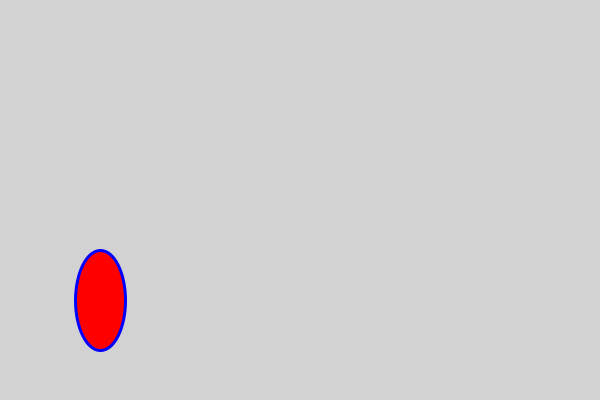
Frame 1 (no input)
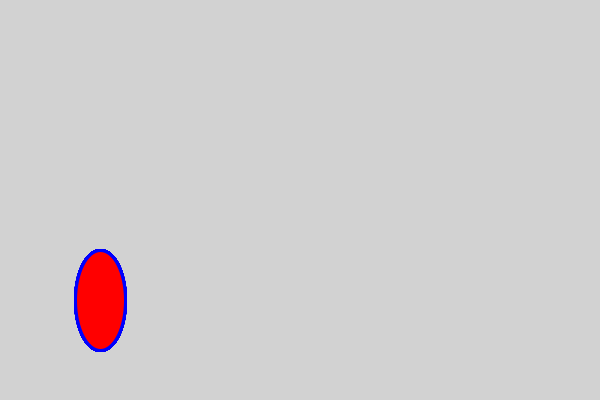
Frame 60 (the mouse pressed at the canvas centre just before this capture)
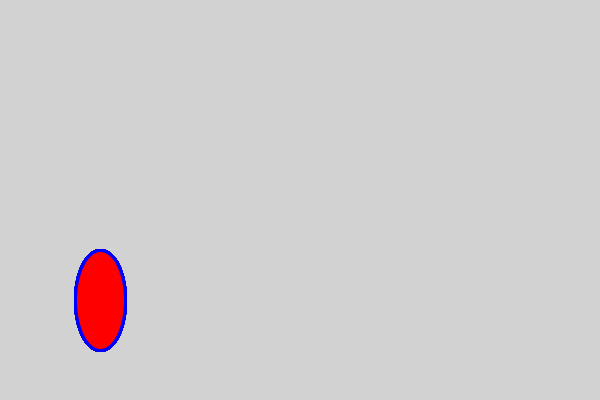
Frame 120 (the mouse held since frame 60 and released just before this capture)

The Processing sketch that drew these frames (run headless with seeded random() and noise(); from frame 60 on, the mouse is pressed at the canvas centre):

// Processing sketch: L4_DrawingEllipse
// ── L4_DrawingEllipse.pde
/* Processing Course - by Furkan Cetin

Created  on 21/11/2020
Modified on 29/05/2021

 Lesson 4: Drawing Ellipse
 
 New topics:
  > ellipse(x,y,w,h) : Draws an ellipse with given position and size
  > fill(r,g,b) : Fills the shape with a given color 
  > stroke(r,g,b) : Sets the color of the outer lines of the shape with a given color
  > noFill(); : Makes the inside of the shape transparent
  > noStroke() : Makes the outer lines of the shape transparent
  > strokeWeight(w) : Sets how thick the outer lines of the shape will be
*/


void setup() {
  size(600, 400);
  background(210);
}

void draw() {
  noStroke();
  fill(255,0,0);
  ellipse(100,300,50,100);
  
  strokeWeight(3);
  stroke(0,0,255);
  noFill();
  ellipse(100,300,50,100);
}
